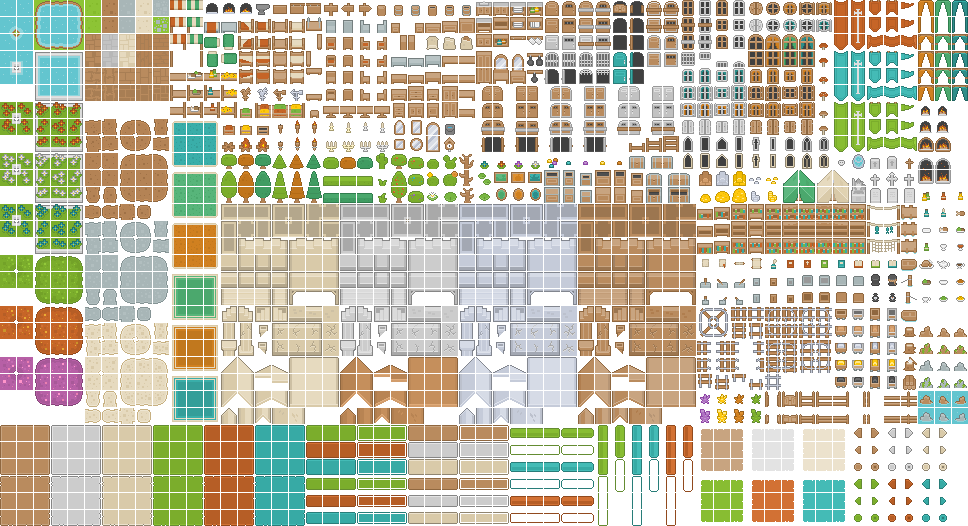
#> input picture art-src/rpg/roguelikeSheet_transparent.png, 968 x 526 px
$ python prepare_art.py
#> lines starting #> are read from the running program, lines starting #| are printed output that depends on the picture; after the words box and inside, x2 and y2 are one past the last pixel; in counts of white or black regions, pixels touching at a corner belong together
import colorsys
import csv
import json
import re
import shutil
from pathlib import Path

from PIL import Image, ImageDraw, ImageEnhance, ImageOps

PROJECT_ROOT = Path(__file__).resolve().parents[2]
ART_SRC = PROJECT_ROOT / "art-src"
OUT = PROJECT_ROOT / "app/src/main/assets/art"
PINK = ART_SRC / "pink"
SAMPLE = ART_SRC / "onepixel/sprites"
KENNEY = ART_SRC / "kenney"
SCENES = ART_SRC / "scenes"
SPECIES_COUNT = 42
SCENE_COUNT = 6


def load(path):
    with Image.open(path) as image:
#> image is the input picture: PIL image 968x526 RGBA; mean R, G, B, A 200.1, 196.3, 175.9, 156.9
        return image.convert("RGBA")


rpg = load(ART_SRC / "rpg/roguelikeSheet_transparent.png")


def cell(x, y):
    return rpg.crop((1 + x * 17, 1 + y * 17, 17 + x * 17, 17 + y * 17))


def components(path, min_area=12):
#> called with min_area = 12
    im = load(path)
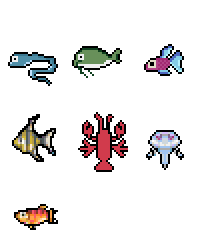
#> input picture art-src/pink/Fishes1_Color.png, 101 x 122 px (shown 2 times larger)
#> in load, image is the input picture: PIL image 101x122 P; mean R, G, B, A 233.7, 231.3, 231.2, 34.8
    alpha = im.getchannel("A")
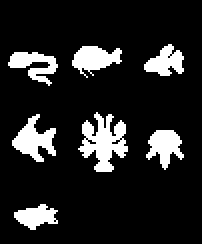
#> alpha: PIL image 101x122 L (shown 2 times larger); 13.6% white; 7 white regions, largest, box (x1, y1, x2, y2) and area: (39, 56, 64, 86) 401, (6, 57, 28, 81) 262, (36, 23, 61, 39) 229
    px = alpha.load()
    seen = set()
    found = []
    for y in range(im.height):
        for x in range(im.width):
            if (x, y) in seen or px[x, y] < 32:
                continue
            queue, points = [(x, y)], []
            seen.add((x, y))
            while queue:
                a, b = queue.pop()
                points.append((a, b))
                for nx, ny in ((a - 1, b), (a + 1, b), (a, b - 1), (a, b + 1)):
                    if (0 <= nx < im.width and 0 <= ny < im.height
                            and (nx, ny) not in seen and px[nx, ny] >= 32):
                        seen.add((nx, ny))
                        queue.append((nx, ny))
            if len(points) >= min_area:
                xs, ys = zip(*points)
                box = (max(0, min(xs) - 1), max(0, min(ys) - 1),
                       min(im.width, max(xs) + 2), min(im.height, max(ys) + 2))
                found.append((box, im.crop(box)))
#> after the loop, found = 7 items; seen = 1681 items
    found.sort(key=lambda item: (round((item[0][1] + item[0][3]) / 2 / 36), item[0][0]))
    return [sprite for _, sprite in found]


pink_sheets = {
    "Fishes1": components(PINK / "Fishes1_Color.png"),
    "Fishes2": components(PINK / "Fishes2_Color.png"),
}
#> call 2 of components, with min_area = 12
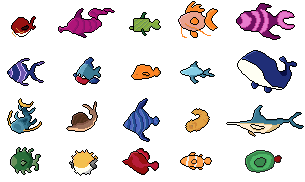
#> input picture art-src/pink/Fishes2_Color.png, 305 x 182 px
#> in load, image is the input picture: PIL image 305x182 P; mean R, G, B, A 223.5, 218.4, 219.6, 55.5
#> in components (call 2), `alpha = im.getchannel("A")`:
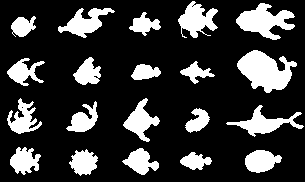
#> alpha: PIL image 305x182 L; 21.7% white; 20 white regions, largest, box (x1, y1, x2, y2) and area: (237, 50, 297, 93) 1510, (236, 3, 295, 40) 1146, (178, 1, 218, 38) 821
#> after the loop in components (call 2), `for y in range(im.height):`: found = 20 items; seen = 12071 items


def sample(name):
    return load(SAMPLE / f"{name}.png")


# [68 lines left out: functions species_source, normalized, shiny, make_panel, not called in this run]


TILES = KENNEY / "Tiles"


def tile(index):
    return load(TILES / f"tile_{index:04d}.png")


def paste(base, sprite, x, y):
    base.paste(sprite, (int(x), int(y)), sprite)


def tint(sprite, color=.65, brightness=.85):
    return ImageEnhance.Brightness(ImageEnhance.Color(sprite).enhance(color)).enhance(brightness)


# [134 lines left out: functions sky, forest_base, water, ground, dock, mountains and 7 more, not called in this run]


def read_species_rows():
#> (the run stopped early here; a loop or call above may not have finished)
